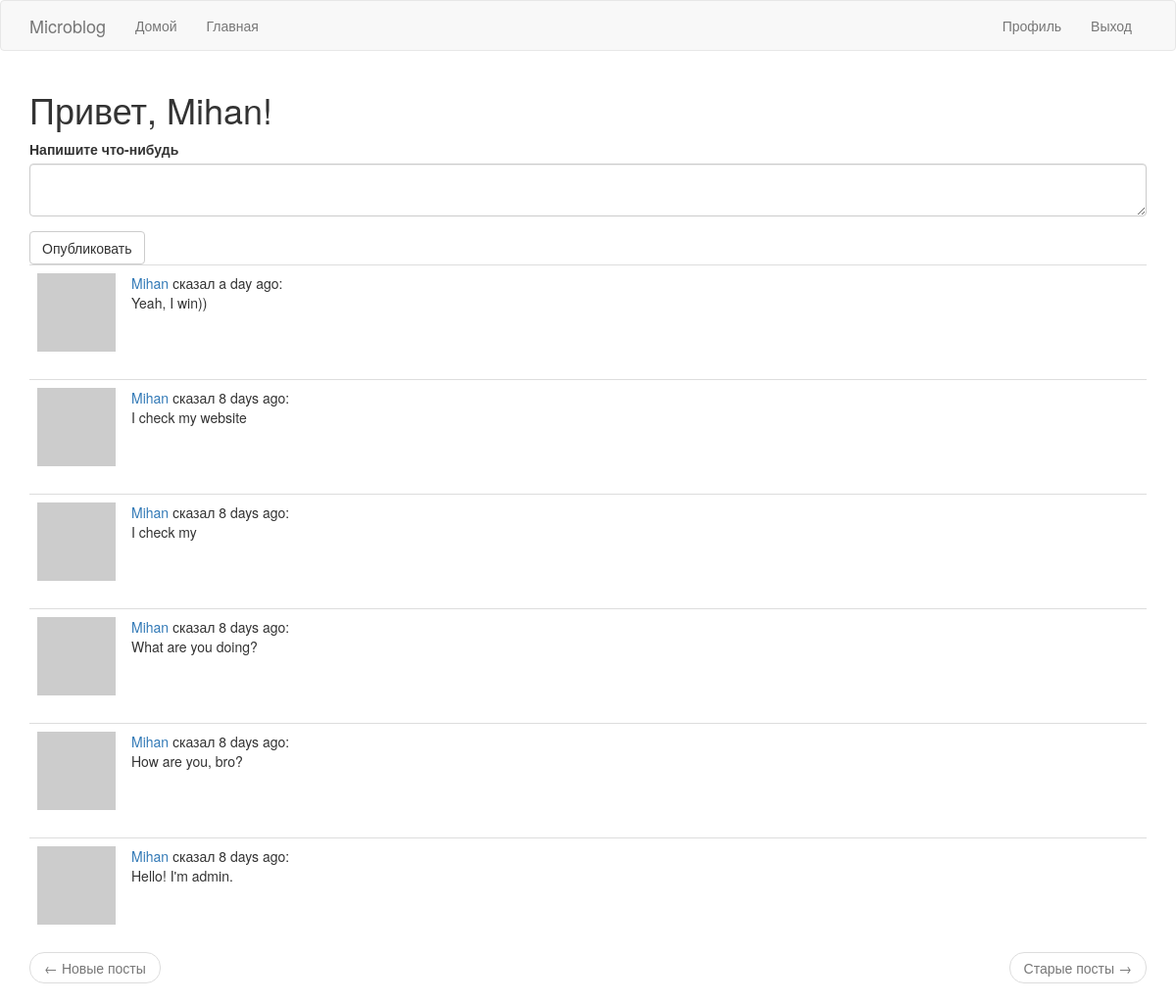
The page /index (signed in) on the database its author committed.
### app/models.py (models this page shows, shortened)
class User(UserMixin, db.Model):  # таблица пользователей в БД
    id = db.Column(db.Integer, primary_key=True)
    username = db.Column(db.String(64), index=True, unique=True)
    email = db.Column(db.String(120), index=True, unique=True)
    password_hash = db.Column(db.String(128))
    posts = db.relationship('Post', backref='author', lazy='dynamic')
    about_me = db.Column(db.String(140))
    last_seen = db.Column(db.DateTime, default=datetime.utcnow)
    followed = db.relationship(
        'User', secondary=followers,  # secondary - таблица конфигураций
        primaryjoin=(followers.c.follower_id == id),  # условие связывающее с левой стороны(follower)
        secondaryjoin=(followers.c.followed_id == id),  # условие связывающее с правой стороны(followed)
        backref=db.backref('followers', lazy='dynamic'), lazy='dynamic'
    )
    def avatar(self, size):  # изображение аватара
        digest = md5(self.email.lower().encode(
            'utf-8')).hexdigest()  # конвертирование почты в нижний регистр, далее в 16-ю строку
        return 'https://www.gravatar.com/avatar/{}?d=identicon&s={}'.format(digest, size)
    def followed_posts(self):  # единый запрос БД
        followed = Post.query.join(  # объединение в таблицу ассоциаций подписчиков
            followers, (followers.c.followed_id == Post.user_id)).filter(
            followers.c.follower_id == self.id)  # фильтрация, чтобы вывести только тех за кем следит пользователь
        own = Post.query.filter_by(user_id=self.id)  # вывод своих постов
        return followed.union(own).order_by(
            Post.timestamp.desc())  # объединение 'followed' и 'own', а после сортировка по времени публикации

class Post(db.Model):  # таблица постов в БД
    id = db.Column(db.Integer, primary_key=True)
    body = db.Column(db.String(140))
    timestamp = db.Column(db.DateTime, index=True, default=datetime.utcnow)
    user_id = db.Column(db.Integer, db.ForeignKey('user.id'))

### app/main/routes.py (the view)
@bp.route('/', methods=['GET', 'POST'])
@bp.route('/index', methods=['GET', 'POST'])  # Отлавливание главной страницы
@login_required  # Функция защиты просмотра от незарегистрированнных пользователей
def index():  # логика главной страницы
    form = PostForm()  # создание формы публикации постов
    if form.validate_on_submit():  # проверка формы на пустоту и загрузка в БД
        post = Post(body=form.post.data, author=current_user)
        db.session.add(post)
        db.session.commit()
        flash('Ваш пост опубликован')
        return redirect(url_for('main.index'))
    page = request.args.get('page', 1, type=int)  # нумерация страниц
    posts = current_user.followed_posts().paginate(page, current_app.config['POSTS_PER_PAGE'],
                                                   False)  # отображение постов только от отслеживаемых
    next_url = url_for('main.index', page=posts.next_num) \
        if posts.has_next else None
    prev_url = url_for('main.index', page=posts.prev_num) \
        if posts.has_prev else None
    return render_template('index.html', title='Home Page', form=form, posts=posts.items, next_url=next_url,
                           prev_url=prev_url)

### app/main/forms.py
class PostForm(FlaskForm):  # форма для ввода нового сообщения
    post = TextAreaField('Напишите что-нибудь', validators=[DataRequired(), Length(min=1, max=140)])
    submit = SubmitField('Опубликовать')

### app/main/routes.py (called while the page is built)
@bp.before_request  # последняя активность пользователя
def before_request():  # логика последней активности пользователя
    if current_user.is_authenticated:  # проверка на авторизацию
        current_user.last_seen = datetime.utcnow()
        db.session.commit()

### app/models.py (called while the page is built)
@login.user_loader  # регистрирование пользовательского загрузчика
def load_user(id):
    return User.query.get(int(id))

### app/templates/index.html
{% extends "base.html" %}
{% import 'bootstrap/wtf.html' as wtf %}
{% block app_content %}
    <h1>Привет, {{ current_user.username }}!</h1>
    {% if form %}
    {{ wtf.quick_form(form) }}
    {% endif %}
    {% for post in posts %}
        {% include '_post.html' %}
    {% endfor %}
    <nav aria-label="...">
        <ul class="pager">
            <li class="previous{% if not prev_url %} disabled{% endif %}">
                <a href="{{ prev_url or '#' }}">
                    <span aria-hidden="true">&larr;</span> Новые посты
                </a>
            </li>
            <li class="next{% if not next_url %} disabled{% endif %}">
                <a href="{{ next_url or '#' }}">
                    Старые посты <span aria-hidden="true">&rarr;</span>
                </a>
            </li>
        </ul>
    </nav>
{% endblock %}

### app/templates/_post.html
<table class="table table-hover">
  <tr valign="top">
      <td width="70px">
          <a href="{{ url_for('main.user', username=post.author.username) }}">
              <img src="{{ post.author.avatar(36) }}">
          </a>
      </td>
      <td>
          <a href="{{ url_for('main.user', username=post.author.username) }}">
              {{ post.author.username }}
          </a>
          сказал {{ moment(post.timestamp).fromNow() }}:
          <br>
          {{ post.body }}
      </td>
  </tr>
</table>

### rows shown on the page
User: username "Mihan"
Post: author.username "Mihan", timestamp "a day ago", body "Yeah, I win))"
Post: author.username "Mihan", timestamp "8 days ago", body "I check my website"
Post: author.username "Mihan", timestamp "8 days ago", body "I check my"
Post: author.username "Mihan", timestamp "8 days ago", body "What are you doing?"
Post: author.username "Mihan", timestamp "8 days ago", body "How are you, bro?"
Post: author.username "Mihan", timestamp "8 days ago", body "Hello! I'm admin."
